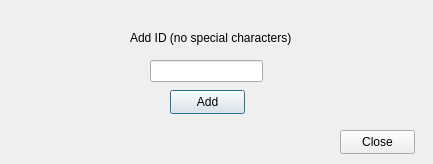
<?xml version="1.0" encoding="UTF-8"?>
<ui version="4.0">
 <class>AddName</class>
 <widget class="QDialog" name="AddName">
  <property name="geometry">
   <rect>
    <x>0</x>
    <y>0</y>
    <width>433</width>
    <height>164</height>
   </rect>
  </property>
  <property name="windowTitle">
   <string>Dialog</string>
  </property>
  <widget class="QLabel" name="label">
   <property name="geometry">
    <rect>
     <x>130</x>
     <y>30</y>
     <width>241</width>
     <height>16</height>
    </rect>
   </property>
   <property name="text">
    <string>Add ID (no special characters)</string>
   </property>
  </widget>
  <widget class="QLineEdit" name="lineEdit">
   <property name="geometry">
    <rect>
     <x>150</x>
     <y>60</y>
     <width>113</width>
     <height>22</height>
    </rect>
   </property>
  </widget>
  <widget class="QPushButton" name="pushButton">
   <property name="geometry">
    <rect>
     <x>170</x>
     <y>90</y>
     <width>75</width>
     <height>24</height>
    </rect>
   </property>
   <property name="text">
    <string>Add</string>
   </property>
  </widget>
  <widget class="QPushButton" name="pushButton_2">
   <property name="geometry">
    <rect>
     <x>340</x>
     <y>130</y>
     <width>75</width>
     <height>24</height>
    </rect>
   </property>
   <property name="text">
    <string>Close</string>
   </property>
  </widget>
 </widget>
 <resources/>
 <connections/>
</ui>
